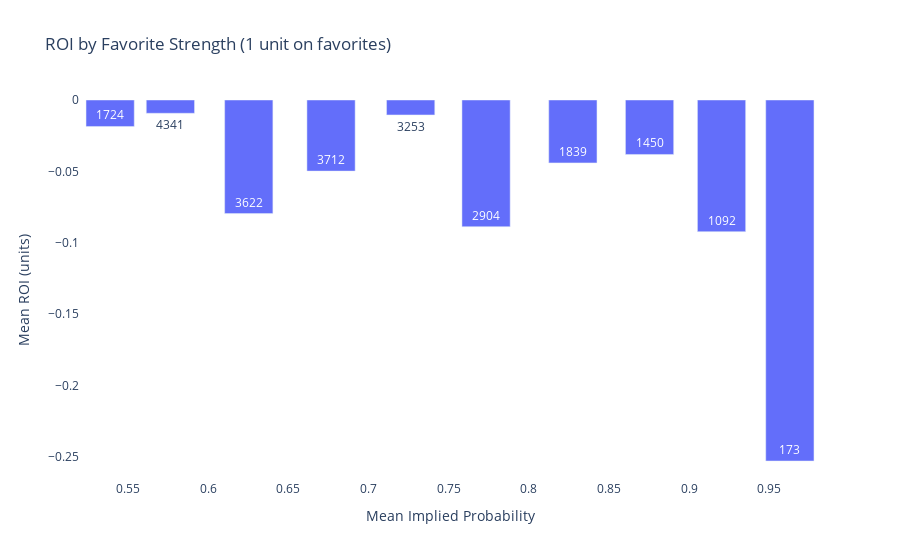

The notebook cell saved with this chart:
### Code cell
roi_by_bin = (
    favorites.dropna(subset=["profit_1u", "implied_prob"])
    .assign(prob_bin=pd.cut(favorites["implied_prob"], bins=np.linspace(0.5, 1.0, 11)))
    .groupby("prob_bin", as_index=False)
    .agg(
        mean_implied=("implied_prob", "mean"),
        mean_roi=("profit_1u", "mean"),
        n=("profit_1u", "size")
    )
)

fig_roi = px.bar(
    roi_by_bin,
    x="mean_implied",
    y="mean_roi",
    text="n",
    title="ROI by Favorite Strength (1 unit on favorites)",
    labels={"mean_implied": "Mean Implied Probability", "mean_roi": "Mean ROI (units)"}
)

fig_roi.update_layout(paper_bgcolor="white", plot_bgcolor="white")

### Figure 1 — Plotly figure (JSON) as saved in the notebook; plotly's stock layout.template omitted (floating-point values rounded to 4 significant figures)
{"data": [{"hovertemplate": "Mean Implied Probability=%{x}<br>Mean ROI (units)=%{y}<br>n=%{text}<extra></extra>", "legendgroup": "", "marker": {"color": "#636efa", "pattern": {"shape": ""}}, "name": "", "orientation": "v", "showlegend": false, "text": [1724.0, 4341.0, 3622.0, 3712.0, 3253.0, 2904.0, 1839.0, 1450.0, 1092.0, 173.0], "textposition": "auto", "type": "bar", "x": [0.5389, 0.5765, 0.6254, 0.6767, 0.7263, 0.7734, 0.8275, 0.8753, 0.9202, 0.9628], "xaxis": "x", "y": [-0.01856, -0.009307, -0.07962, -0.04983, -0.01047, -0.08877, -0.04407, -0.03818, -0.09225, -0.253], "yaxis": "y"}], "layout": {"barmode": "relative", "legend": {"tracegroupgap": 0}, "paper_bgcolor": "white", "plot_bgcolor": "white", "title": {"text": "ROI by Favorite Strength (1 unit on favorites)"}, "xaxis": {"anchor": "y", "domain": [0, 1], "title": {"text": "Mean Implied Probability"}}, "yaxis": {"anchor": "x", "domain": [0, 1], "title": {"text": "Mean ROI (units)"}}}}
